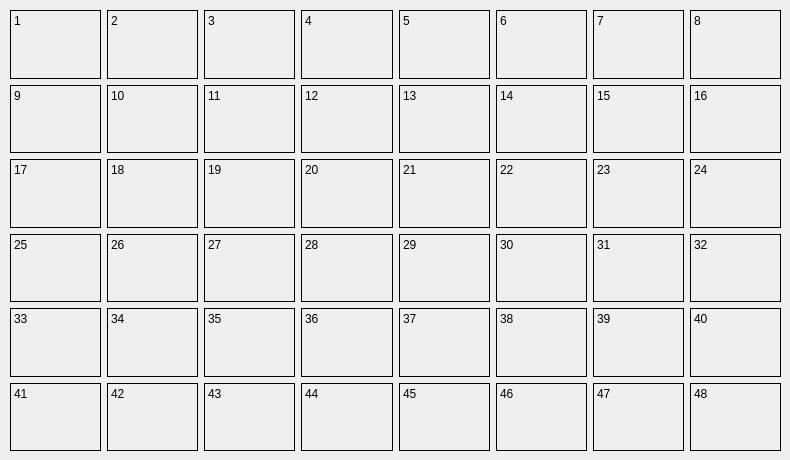
      <widget class="QWidget" name="tab_esp_3">
       <attribute name="title">
        <string>Temperatura</string>
       </attribute>
       <widget class="QWidget" name="gridLayoutWidget">
        <property name="geometry">
         <rect>
          <x>10</x>
          <y>10</y>
          <width>771</width>
          <height>441</height>
         </rect>
        </property>
        <layout class="QGridLayout" name="gridLayout_2">
         <item row="1" column="0">
          <widget class="QLabel" name="label_pmt_09">
           <property name="autoFillBackground">
            <bool>true</bool>
           </property>
           <property name="frameShape">
            <enum>QFrame::Panel</enum>
           </property>
           <property name="text">
            <string>9</string>
           </property>
           <property name="alignment">
            <set>Qt::AlignLeading|Qt::AlignLeft|Qt::AlignTop</set>
           </property>
          </widget>
         </item>
         <item row="3" column="4">
          <widget class="QLabel" name="label_pmt_29">
           <property name="autoFillBackground">
            <bool>true</bool>
           </property>
           <property name="frameShape">
            <enum>QFrame::Panel</enum>
           </property>
           <property name="text">
            <string>29</string>
           </property>
           <property name="alignment">
            <set>Qt::AlignLeading|Qt::AlignLeft|Qt::AlignTop</set>
           </property>
          </widget>
         </item>
         <item row="4" column="0">
          <widget class="QLabel" name="label_pmt_33">
           <property name="autoFillBackground">
            <bool>true</bool>
           </property>
           <property name="frameShape">
            <enum>QFrame::Panel</enum>
           </property>
           <property name="text">
            <string>33</string>
           </property>
           <property name="alignment">
            <set>Qt::AlignLeading|Qt::AlignLeft|Qt::AlignTop</set>
           </property>
          </widget>
         </item>
         <item row="3" column="1">
          <widget class="QLabel" name="label_pmt_26">
           <property name="autoFillBackground">
            <bool>true</bool>
           </property>
           <property name="frameShape">
            <enum>QFrame::Panel</enum>
           </property>
           <property name="text">
            <string>26</string>
           </property>
           <property name="alignment">
            <set>Qt::AlignLeading|Qt::AlignLeft|Qt::AlignTop</set>
           </property>
          </widget>
         </item>
         <item row="3" column="3">
          <widget class="QLabel" name="label_pmt_28">
           <property name="autoFillBackground">
            <bool>true</bool>
           </property>
           <property name="frameShape">
            <enum>QFrame::Panel</enum>
           </property>
           <property name="text">
            <string>28</string>
           </property>
           <property name="alignment">
            <set>Qt::AlignLeading|Qt::AlignLeft|Qt::AlignTop</set>
           </property>
          </widget>
         </item>
         <item row="2" column="0">
          <widget class="QLabel" name="label_pmt_17">
           <property name="autoFillBackground">
            <bool>true</bool>
           </property>
           <property name="frameShape">
            <enum>QFrame::Panel</enum>
           </property>
           <property name="text">
            <string>17</string>
           </property>
           <property name="alignment">
            <set>Qt::AlignLeading|Qt::AlignLeft|Qt::AlignTop</set>
           </property>
          </widget>
         </item>
         <item row="0" column="0">
          <widget class="QLabel" name="label_pmt_01">
           <property name="autoFillBackground">
            <bool>true</bool>
           </property>
           <property name="frameShape">
            <enum>QFrame::Panel</enum>
           </property>
           <property name="text">
            <string>1</string>
           </property>
           <property name="alignment">
            <set>Qt::AlignLeading|Qt::AlignLeft|Qt::AlignTop</set>
           </property>
          </widget>
         </item>
         <item row="5" column="2">
          <widget class="QLabel" name="label_pmt_43">
           <property name="autoFillBackground">
            <bool>true</bool>
           </property>
           <property name="frameShape">
            <enum>QFrame::Panel</enum>
           </property>
           <property name="text">
            <string>43</string>
           </property>
           <property name="alignment">
            <set>Qt::AlignLeading|Qt::AlignLeft|Qt::AlignTop</set>
           </property>
          </widget>
         </item>
         <item row="3" column="2">
          <widget class="QLabel" name="label_pmt_27">
           <property name="autoFillBackground">
            <bool>true</bool>
           </property>
           <property name="frameShape">
            <enum>QFrame::Panel</enum>
           </property>
           <property name="text">
            <string>27</string>
           </property>
           <property name="alignment">
            <set>Qt::AlignLeading|Qt::AlignLeft|Qt::AlignTop</set>
           </property>
          </widget>
         </item>
         <item row="5" column="3">
          <widget class="QLabel" name="label_pmt_44">
           <property name="autoFillBackground">
            <bool>true</bool>
           </property>
           <property name="frameShape">
            <enum>QFrame::Panel</enum>
           </property>
           <property name="text">
            <string>44</string>
           </property>
           <property name="alignment">
            <set>Qt::AlignLeading|Qt::AlignLeft|Qt::AlignTop</set>
           </property>
          </widget>
         </item>
         <item row="5" column="0">
          <widget class="QLabel" name="label_pmt_41">
           <property name="autoFillBackground">
            <bool>true</bool>
           </property>
           <property name="frameShape">
            <enum>QFrame::Panel</enum>
           </property>
           <property name="text">
            <string>41</string>
           </property>
           <property name="alignment">
            <set>Qt::AlignLeading|Qt::AlignLeft|Qt::AlignTop</set>
           </property>
          </widget>
         </item>
         <item row="1" column="3">
          <widget class="QLabel" name="label_pmt_12">
           <property name="autoFillBackground">
            <bool>true</bool>
           </property>
           <property name="frameShape">
            <enum>QFrame::Panel</enum>
           </property>
           <property name="text">
            <string>12</string>
           </property>
           <property name="alignment">
            <set>Qt::AlignLeading|Qt::AlignLeft|Qt::AlignTop</set>
           </property>
          </widget>
         </item>
         <item row="2" column="1">
          <widget class="QLabel" name="label_pmt_18">
           <property name="autoFillBackground">
            <bool>true</bool>
           </property>
           <property name="frameShape">
            <enum>QFrame::Panel</enum>
           </property>
           <property name="text">
            <string>18</string>
           </property>
           <property name="alignment">
            <set>Qt::AlignLeading|Qt::AlignLeft|Qt::AlignTop</set>
           </property>
          </widget>
         </item>
         <item row="0" column="4">
          <widget class="QLabel" name="label_pmt_05">
           <property name="autoFillBackground">
            <bool>true</bool>
           </property>
           <property name="frameShape">
            <enum>QFrame::Panel</enum>
           </property>
           <property name="text">
            <string>5</string>
           </property>
           <property name="alignment">
            <set>Qt::AlignLeading|Qt::AlignLeft|Qt::AlignTop</set>
           </property>
          </widget>
         </item>
         <item row="4" column="4">
          <widget class="QLabel" name="label_pmt_37">
           <property name="autoFillBackground">
            <bool>true</bool>
           </property>
           <property name="frameShape">
            <enum>QFrame::Panel</enum>
           </property>
           <property name="text">
            <string>37</string>
           </property>
           <property name="alignment">
            <set>Qt::AlignLeading|Qt::AlignLeft|Qt::AlignTop</set>
           </property>
          </widget>
         </item>
         <item row="5" column="5">
          <widget class="QLabel" name="label_pmt_46">
           <property name="autoFillBackground">
            <bool>true</bool>
           </property>
           <property name="frameShape">
            <enum>QFrame::Panel</enum>
           </property>
           <property name="text">
            <string>46</string>
           </property>
           <property name="alignment">
            <set>Qt::AlignLeading|Qt::AlignLeft|Qt::AlignTop</set>
           </property>
          </widget>
         </item>
         <item row="1" column="6">
          <widget class="QLabel" name="label_pmt_15">
           <property name="autoFillBackground">
            <bool>true</bool>
           </property>
           <property name="frameShape">
            <enum>QFrame::Panel</enum>
           </property>
           <property name="text">
            <string>15</string>
           </property>
           <property name="alignment">
            <set>Qt::AlignLeading|Qt::AlignLeft|Qt::AlignTop</set>
           </property>
          </widget>
         </item>
         <item row="0" column="6">
          <widget class="QLabel" name="label_pmt_07">
           <property name="autoFillBackground">
            <bool>true</bool>
           </property>
           <property name="frameShape">
            <enum>QFrame::Panel</enum>
           </property>
           <property name="text">
            <string>7</string>
           </property>
           <property name="alignment">
            <set>Qt::AlignLeading|Qt::AlignLeft|Qt::AlignTop</set>
           </property>
          </widget>
         </item>
         <item row="2" column="4">
          <widget class="QLabel" name="label_pmt_21">
           <property name="autoFillBackground">
            <bool>true</bool>
           </property>
           <property name="frameShape">
            <enum>QFrame::Panel</enum>
           </property>
           <property name="text">
            <string>21</string>
           </property>
           <property name="alignment">
            <set>Qt::AlignLeading|Qt::AlignLeft|Qt::AlignTop</set>
           </property>
          </widget>
         </item>
         <item row="4" column="1">
          <widget class="QLabel" name="label_pmt_34">
           <property name="autoFillBackground">
            <bool>true</bool>
           </property>
           <property name="frameShape">
            <enum>QFrame::Panel</enum>
           </property>
           <property name="text">
            <string>34</string>
           </property>
           <property name="alignment">
            <set>Qt::AlignLeading|Qt::AlignLeft|Qt::AlignTop</set>
           </property>
          </widget>
         </item>
         <item row="0" column="5">
          <widget class="QLabel" name="label_pmt_06">
           <property name="autoFillBackground">
            <bool>true</bool>
           </property>
           <property name="frameShape">
            <enum>QFrame::Panel</enum>
           </property>
           <property name="text">
            <string>6</string>
           </property>
           <property name="alignment">
            <set>Qt::AlignLeading|Qt::AlignLeft|Qt::AlignTop</set>
           </property>
          </widget>
         </item>
         <item row="2" column="5">
          <widget class="QLabel" name="label_pmt_22">
           <property name="autoFillBackground">
            <bool>true</bool>
           </property>
           <property name="frameShape">
            <enum>QFrame::Panel</enum>
           </property>
           <property name="text">
            <string>22</string>
           </property>
           <property name="alignment">
            <set>Qt::AlignLeading|Qt::AlignLeft|Qt::AlignTop</set>
           </property>
          </widget>
         </item>
         <item row="4" column="3">
          <widget class="QLabel" name="label_pmt_36">
           <property name="autoFillBackground">
            <bool>true</bool>
           </property>
           <property name="frameShape">
            <enum>QFrame::Panel</enum>
           </property>
           <property name="text">
            <string>36</string>
           </property>
           <property name="alignment">
            <set>Qt::AlignLeading|Qt::AlignLeft|Qt::AlignTop</set>
           </property>
          </widget>
         </item>
         <item row="3" column="0">
          <widget class="QLabel" name="label_pmt_25">
           <property name="autoFillBackground">
            <bool>true</bool>
           </property>
           <property name="frameShape">
            <enum>QFrame::Panel</enum>
           </property>
           <property name="text">
            <string>25</string>
           </property>
           <property name="alignment">
            <set>Qt::AlignLeading|Qt::AlignLeft|Qt::AlignTop</set>
           </property>
          </widget>
         </item>
         <item row="4" column="2">
          <widget class="QLabel" name="label_pmt_35">
           <property name="autoFillBackground">
            <bool>true</bool>
           </property>
           <property name="frameShape">
            <enum>QFrame::Panel</enum>
           </property>
           <property name="text">
            <string>35</string>
           </property>
           <property name="alignment">
            <set>Qt::AlignLeading|Qt::AlignLeft|Qt::AlignTop</set>
           </property>
          </widget>
         </item>
         <item row="5" column="1">
          <widget class="QLabel" name="label_pmt_42">
           <property name="autoFillBackground">
            <bool>true</bool>
           </property>
           <property name="frameShape">
            <enum>QFrame::Panel</enum>
           </property>
           <property name="text">
            <string>42</string>
           </property>
           <property name="alignment">
            <set>Qt::AlignLeading|Qt::AlignLeft|Qt::AlignTop</set>
           </property>
          </widget>
         </item>
         <item row="0" column="1">
          <widget class="QLabel" name="label_pmt_02">
           <property name="autoFillBackground">
            <bool>true</bool>
           </property>
           <property name="frameShape">
            <enum>QFrame::Panel</enum>
           </property>
           <property name="text">
            <string>2</string>
           </property>
           <property name="alignment">
            <set>Qt::AlignLeading|Qt::AlignLeft|Qt::AlignTop</set>
           </property>
          </widget>
         </item>
         <item row="2" column="2">
          <widget class="QLabel" name="label_pmt_19">
           <property name="autoFillBackground">
            <bool>true</bool>
           </property>
           <property name="frameShape">
            <enum>QFrame::Panel</enum>
           </property>
           <property name="text">
            <string>19</string>
           </property>
           <property name="alignment">
            <set>Qt::AlignLeading|Qt::AlignLeft|Qt::AlignTop</set>
           </property>
          </widget>
         </item>
         <item row="2" column="3">
          <widget class="QLabel" name="label_pmt_20">
           <property name="autoFillBackground">
            <bool>true</bool>
           </property>
           <property name="frameShape">
            <enum>QFrame::Panel</enum>
           </property>
           <property name="text">
            <string>20</string>
           </property>
           <property name="alignment">
            <set>Qt::AlignLeading|Qt::AlignLeft|Qt::AlignTop</set>
           </property>
          </widget>
         </item>
         <item row="5" column="4">
          <widget class="QLabel" name="label_pmt_45">
           <property name="autoFillBackground">
            <bool>true</bool>
           </property>
           <property name="frameShape">
            <enum>QFrame::Panel</enum>
           </property>
           <property name="text">
            <string>45</string>
           </property>
           <property name="alignment">
            <set>Qt::AlignLeading|Qt::AlignLeft|Qt::AlignTop</set>
           </property>
          </widget>
         </item>
         <item row="1" column="5">
          <widget class="QLabel" name="label_pmt_14">
           <property name="autoFillBackground">
            <bool>true</bool>
           </property>
           <property name="frameShape">
            <enum>QFrame::Panel</enum>
           </property>
           <property name="text">
            <string>14</string>
           </property>
           <property name="alignment">
            <set>Qt::AlignLeading|Qt::AlignLeft|Qt::AlignTop</set>
           </property>
          </widget>
         </item>
         <item row="2" column="6">
          <widget class="QLabel" name="label_pmt_23">
           <property name="autoFillBackground">
            <bool>true</bool>
           </property>
           <property name="frameShape">
            <enum>QFrame::Panel</enum>
           </property>
           <property name="text">
            <string>23</string>
           </property>
           <property name="alignment">
            <set>Qt::AlignLeading|Qt::AlignLeft|Qt::AlignTop</set>
           </property>
          </widget>
         </item>
         <item row="4" column="6">
          <widget class="QLabel" name="label_pmt_39">
           <property name="autoFillBackground">
            <bool>true</bool>
           </property>
           <property name="frameShape">
            <enum>QFrame::Panel</enum>
           </property>
           <property name="text">
            <string>39</string>
           </property>
           <property name="alignment">
            <set>Qt::AlignLeading|Qt::AlignLeft|Qt::AlignTop</set>
           </property>
          </widget>
         </item>
         <item row="3" column="6">
          <widget class="QLabel" name="label_pmt_31">
           <property name="autoFillBackground">
            <bool>true</bool>
           </property>
           <property name="frameShape">
            <enum>QFrame::Panel</enum>
           </property>
           <property name="text">
            <string>31</string>
           </property>
           <property name="alignment">
            <set>Qt::AlignLeading|Qt::AlignLeft|Qt::AlignTop</set>
           </property>
          </widget>
         </item>
         <item row="3" column="5">
          <widget class="QLabel" name="label_pmt_30">
           <property name="autoFillBackground">
            <bool>true</bool>
           </property>
           <property name="frameShape">
            <enum>QFrame::Panel</enum>
           </property>
           <property name="text">
            <string>30</string>
           </property>
           <property name="alignment">
            <set>Qt::AlignLeading|Qt::AlignLeft|Qt::AlignTop</set>
           </property>
          </widget>
         </item>
         <item row="4" column="5">
          <widget class="QLabel" name="label_pmt_38">
           <property name="autoFillBackground">
            <bool>true</bool>
           </property>
           <property name="frameShape">
            <enum>QFrame::Panel</enum>
           </property>
           <property name="text">
            <string>38</string>
           </property>
           <property name="alignment">
            <set>Qt::AlignLeading|Qt::AlignLeft|Qt::AlignTop</set>
           </property>
          </widget>
         </item>
         <item row="1" column="1">
          <widget class="QLabel" name="label_pmt_10">
           <property name="autoFillBackground">
            <bool>true</bool>
           </property>
           <property name="frameShape">
            <enum>QFrame::Panel</enum>
           </property>
           <property name="text">
            <string>10</string>
           </property>
           <property name="alignment">
            <set>Qt::AlignLeading|Qt::AlignLeft|Qt::AlignTop</set>
           </property>
          </widget>
         </item>
         <item row="5" column="6">
          <widget class="QLabel" name="label_pmt_47">
           <property name="autoFillBackground">
            <bool>true</bool>
           </property>
           <property name="frameShape">
            <enum>QFrame::Panel</enum>
           </property>
           <property name="text">
            <string>47</string>
           </property>
           <property name="alignment">
            <set>Qt::AlignLeading|Qt::AlignLeft|Qt::AlignTop</set>
           </property>
          </widget>
         </item>
         <item row="1" column="4">
          <widget class="QLabel" name="label_pmt_13">
           <property name="autoFillBackground">
            <bool>true</bool>
           </property>
           <property name="frameShape">
            <enum>QFrame::Panel</enum>
           </property>
           <property name="text">
            <string>13</string>
           </property>
           <property name="alignment">
            <set>Qt::AlignLeading|Qt::AlignLeft|Qt::AlignTop</set>
           </property>
          </widget>
         </item>
         <item row="1" column="2">
          <widget class="QLabel" name="label_pmt_11">
           <property name="autoFillBackground">
            <bool>true</bool>
           </property>
           <property name="frameShape">
            <enum>QFrame::Panel</enum>
           </property>
           <property name="text">
            <string>11</string>
           </property>
           <property name="alignment">
            <set>Qt::AlignLeading|Qt::AlignLeft|Qt::AlignTop</set>
           </property>
          </widget>
         </item>
         <item row="0" column="3">
          <widget class="QLabel" name="label_pmt_04">
           <property name="autoFillBackground">
            <bool>true</bool>
           </property>
           <property name="frameShape">
            <enum>QFrame::Panel</enum>
           </property>
           <property name="text">
            <string>4</string>
           </property>
           <property name="alignment">
            <set>Qt::AlignLeading|Qt::AlignLeft|Qt::AlignTop</set>
           </property>
          </widget>
         </item>
         <item row="0" column="2">
          <widget class="QLabel" name="label_pmt_03">
           <property name="autoFillBackground">
            <bool>true</bool>
           </property>
           <property name="frameShape">
            <enum>QFrame::Panel</enum>
           </property>
           <property name="text">
            <string>3</string>
           </property>
           <property name="alignment">
            <set>Qt::AlignLeading|Qt::AlignLeft|Qt::AlignTop</set>
           </property>
          </widget>
         </item>
         <item row="1" column="7">
          <widget class="QLabel" name="label_pmt_16">
           <property name="autoFillBackground">
            <bool>true</bool>
           </property>
           <property name="frameShape">
            <enum>QFrame::Panel</enum>
           </property>
           <property name="text">
            <string>16</string>
           </property>
           <property name="alignment">
            <set>Qt::AlignLeading|Qt::AlignLeft|Qt::AlignTop</set>
           </property>
          </widget>
         </item>
         <item row="0" column="7">
          <widget class="QLabel" name="label_pmt_08">
           <property name="autoFillBackground">
            <bool>true</bool>
           </property>
           <property name="frameShape">
            <enum>QFrame::Panel</enum>
           </property>
           <property name="text">
            <string>8</string>
           </property>
           <property name="alignment">
            <set>Qt::AlignLeading|Qt::AlignLeft|Qt::AlignTop</set>
           </property>
          </widget>
         </item>
         <item row="2" column="7">
          <widget class="QLabel" name="label_pmt_24">
           <property name="autoFillBackground">
            <bool>true</bool>
           </property>
           <property name="frameShape">
            <enum>QFrame::Panel</enum>
           </property>
           <property name="text">
            <string>24</string>
           </property>
           <property name="alignment">
            <set>Qt::AlignLeading|Qt::AlignLeft|Qt::AlignTop</set>
           </property>
          </widget>
         </item>
         <item row="3" column="7">
          <widget class="QLabel" name="label_pmt_32">
           <property name="autoFillBackground">
            <bool>true</bool>
           </property>
           <property name="frameShape">
            <enum>QFrame::Panel</enum>
           </property>
           <property name="text">
            <string>32</string>
           </property>
           <property name="alignment">
            <set>Qt::AlignLeading|Qt::AlignLeft|Qt::AlignTop</set>
           </property>
          </widget>
         </item>
         <item row="4" column="7">
          <widget class="QLabel" name="label_pmt_40">
           <property name="autoFillBackground">
            <bool>true</bool>
           </property>
           <property name="frameShape">
            <enum>QFrame::Panel</enum>
           </property>
           <property name="text">
            <string>40</string>
           </property>
           <property name="alignment">
            <set>Qt::AlignLeading|Qt::AlignLeft|Qt::AlignTop</set>
           </property>
          </widget>
         </item>
         <item row="5" column="7">
          <widget class="QLabel" name="label_pmt_48">
           <property name="autoFillBackground">
            <bool>true</bool>
           </property>
           <property name="frameShape">
            <enum>QFrame::Panel</enum>
           </property>
           <property name="text">
            <string>48</string>
           </property>
           <property name="alignment">
            <set>Qt::AlignLeading|Qt::AlignLeft|Qt::AlignTop</set>
           </property>
          </widget>
         </item>
        </layout>
       </widget>
      </widget>
